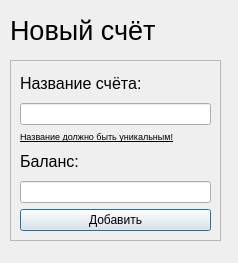
<?xml version="1.0" encoding="UTF-8"?>
<ui version="4.0">
 <class>Dialog</class>
 <widget class="QDialog" name="Dialog">
  <property name="geometry">
   <rect>
    <x>0</x>
    <y>0</y>
    <width>238</width>
    <height>263</height>
   </rect>
  </property>
  <property name="windowTitle">
   <string>Новый счёт</string>
  </property>
  <property name="windowIcon">
   <iconset resource="main_window_res.qrc">
    <normaloff>:/newPrefix/res/open_in_new_FILL0_wght400_GRAD0_opsz48.svg</normaloff>:/newPrefix/res/open_in_new_FILL0_wght400_GRAD0_opsz48.svg</iconset>
  </property>
  <widget class="QLabel" name="label">
   <property name="geometry">
    <rect>
     <x>10</x>
     <y>10</y>
     <width>161</width>
     <height>41</height>
    </rect>
   </property>
   <property name="font">
    <font>
     <pointsize>20</pointsize>
    </font>
   </property>
   <property name="text">
    <string>Новый счёт</string>
   </property>
  </widget>
  <widget class="QFrame" name="frame">
   <property name="geometry">
    <rect>
     <x>10</x>
     <y>60</y>
     <width>211</width>
     <height>181</height>
    </rect>
   </property>
   <property name="frameShape">
    <enum>QFrame::StyledPanel</enum>
   </property>
   <property name="frameShadow">
    <enum>QFrame::Raised</enum>
   </property>
   <layout class="QVBoxLayout" name="verticalLayout">
    <item>
     <widget class="QLabel" name="label_2">
      <property name="sizePolicy">
       <sizepolicy hsizetype="Preferred" vsizetype="MinimumExpanding">
        <horstretch>0</horstretch>
        <verstretch>0</verstretch>
       </sizepolicy>
      </property>
      <property name="font">
       <font>
        <pointsize>12</pointsize>
       </font>
      </property>
      <property name="text">
       <string>Название счёта:</string>
      </property>
     </widget>
    </item>
    <item>
     <widget class="QLineEdit" name="lineEdit">
      <property name="font">
       <font>
        <strikeout>false</strikeout>
       </font>
      </property>
     </widget>
    </item>
    <item>
     <widget class="QLabel" name="label_4">
      <property name="sizePolicy">
       <sizepolicy hsizetype="Preferred" vsizetype="Maximum">
        <horstretch>0</horstretch>
        <verstretch>0</verstretch>
       </sizepolicy>
      </property>
      <property name="font">
       <font>
        <pointsize>7</pointsize>
        <weight>50</weight>
        <italic>false</italic>
        <bold>false</bold>
        <underline>true</underline>
        <strikeout>false</strikeout>
        <stylestrategy>PreferDefault</stylestrategy>
       </font>
      </property>
      <property name="text">
       <string>Название должно быть уникальным!</string>
      </property>
     </widget>
    </item>
    <item>
     <widget class="QLabel" name="label_3">
      <property name="sizePolicy">
       <sizepolicy hsizetype="Preferred" vsizetype="Expanding">
        <horstretch>0</horstretch>
        <verstretch>0</verstretch>
       </sizepolicy>
      </property>
      <property name="font">
       <font>
        <pointsize>12</pointsize>
       </font>
      </property>
      <property name="text">
       <string>Баланс:</string>
      </property>
     </widget>
    </item>
    <item>
     <widget class="QLineEdit" name="lineEdit_2">
      <property name="sizePolicy">
       <sizepolicy hsizetype="Expanding" vsizetype="Preferred">
        <horstretch>0</horstretch>
        <verstretch>0</verstretch>
       </sizepolicy>
      </property>
     </widget>
    </item>
    <item>
     <widget class="QPushButton" name="pushButton">
      <property name="text">
       <string>Добавить</string>
      </property>
      <property name="icon">
       <iconset resource="main_window_res.qrc">
        <normaloff>:/newPrefix/res/add_box_FILL0_wght400_GRAD0_opsz48.svg</normaloff>:/newPrefix/res/add_box_FILL0_wght400_GRAD0_opsz48.svg</iconset>
      </property>
     </widget>
    </item>
   </layout>
  </widget>
 </widget>
 <resources>
  <include location="main_window_res.qrc"/>
 </resources>
 <connections/>
</ui>
